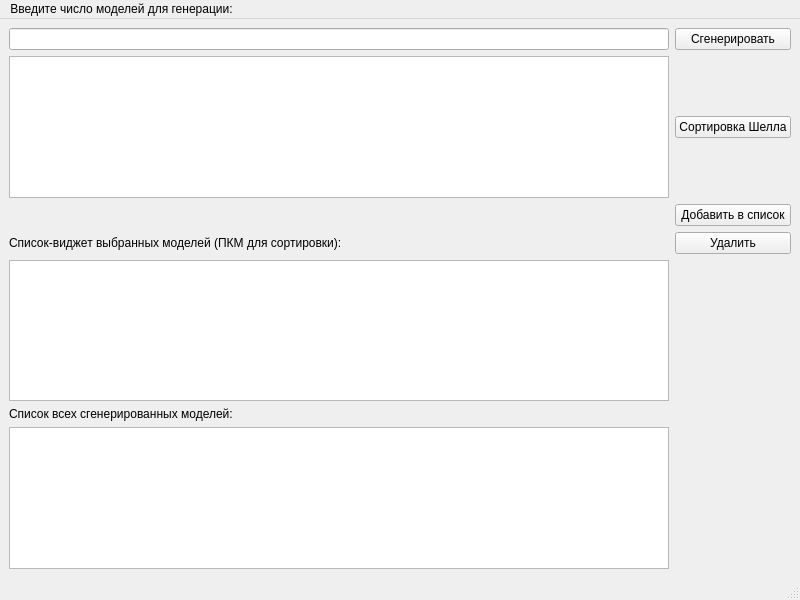
<?xml version="1.0" encoding="UTF-8"?>
<ui version="4.0">
 <class>MainWindow</class>
 <widget class="QMainWindow" name="MainWindow">
  <property name="geometry">
   <rect>
    <x>0</x>
    <y>0</y>
    <width>800</width>
    <height>600</height>
   </rect>
  </property>
  <property name="windowTitle">
   <string>MainWindow</string>
  </property>
  <widget class="QWidget" name="centralwidget">
   <layout class="QGridLayout" name="gridLayout">
    <item row="6" column="0">
     <widget class="QListWidget" name="listWidget"/>
    </item>
    <item row="1" column="0">
     <widget class="QTableWidget" name="tableWidget"/>
    </item>
    <item row="7" column="0">
     <widget class="QLabel" name="label">
      <property name="text">
       <string>Список всех сгенерированных моделей:</string>
      </property>
     </widget>
    </item>
    <item row="4" column="1">
     <widget class="QPushButton" name="btnAddToList">
      <property name="text">
       <string>Добавить в список</string>
      </property>
     </widget>
    </item>
    <item row="1" column="1">
     <widget class="QPushButton" name="btnSortShell">
      <property name="text">
       <string>Сортировка Шелла</string>
      </property>
     </widget>
    </item>
    <item row="0" column="1">
     <widget class="QPushButton" name="btnGenerate">
      <property name="text">
       <string>Сгенерировать</string>
      </property>
     </widget>
    </item>
    <item row="11" column="0">
     <widget class="QListView" name="listView"/>
    </item>
    <item row="0" column="0">
     <widget class="QLineEdit" name="sizeEdit"/>
    </item>
    <item row="5" column="1">
     <widget class="QPushButton" name="btnDelete">
      <property name="text">
       <string>Удалить</string>
      </property>
     </widget>
    </item>
    <item row="5" column="0">
     <widget class="QLabel" name="label_2">
      <property name="text">
       <string>Список-виджет выбранных моделей (ПКМ для сортировки):</string>
      </property>
     </widget>
    </item>
   </layout>
  </widget>
  <widget class="QMenuBar" name="menubar">
   <property name="geometry">
    <rect>
     <x>0</x>
     <y>0</y>
     <width>800</width>
     <height>25</height>
    </rect>
   </property>
   <widget class="QMenu" name="menu">
    <property name="title">
     <string>Введите число моделей для генерации:</string>
    </property>
   </widget>
   <addaction name="menu"/>
  </widget>
  <widget class="QStatusBar" name="statusbar"/>
 </widget>
 <resources/>
 <connections/>
</ui>
